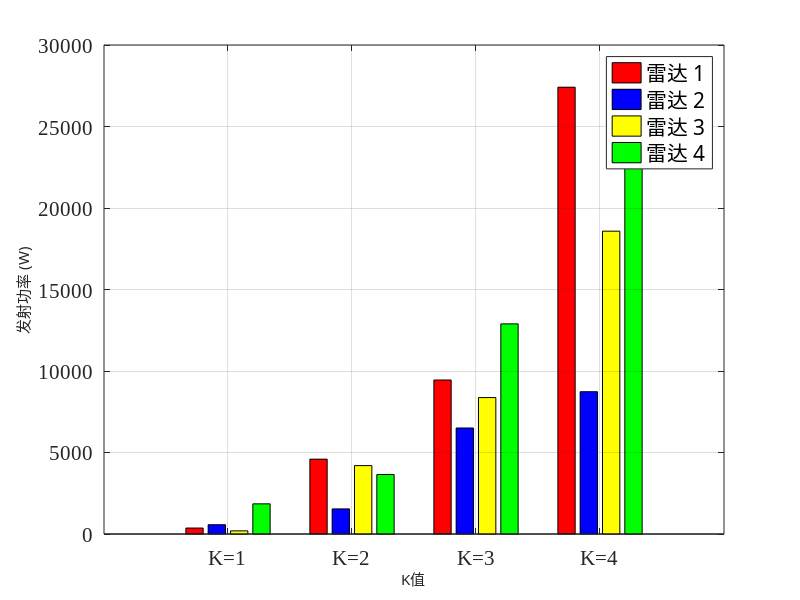

Write MATLAB code to recreate this figure.
clear;
clc;
figure('position',[150,100,800,600])%确定图片的位置和大小，[x y width height]
%准备数据

Y=[365.6,571.3,192.2,1851;
   4591.3,1541.5,4196,3650.3;
    9447.8,6503.8,8369.5,12892;
    27410,8731.7,18579,24328];
X=1:4;
 %画出4组柱状图，宽度1
h=bar(X,Y,0.8);  
grid on
 %修改横坐标名称、字体
set(gca,'XTickLabel',{'K=1','K=2','K=3','K=4'},'FontSize',15,'FontName','Times New Roman');
% 设置柱子颜色,颜色为RGB三原色，每个值在0~1之间即可
set(h(1),'FaceColor',[255,0,0]/255)     
set(h(2),'FaceColor',[0,0,255]/255)    
set(h(3),'FaceColor',[255,255,0]/255)    
set(h(4),'FaceColor',[0,255,0]/255)    
ylim([0,30000]);      %y轴刻度
%修改x,y轴标签
ylabel('\fontname{宋体}\fontsize{15}发射功率 (W)');
xlabel('\fontname{宋体}\fontsize{15}K值'); 
%修改图例
legend({'\fontname{宋体}雷达 1','\fontname{宋体}雷达 2','\fontname{宋体}雷达 3','\fontname{宋体}雷达 4'},'FontSize',15);
 %print('-depsc','fig15.eps');
 % saveas(gcf,['42gonglv','.emf']);
